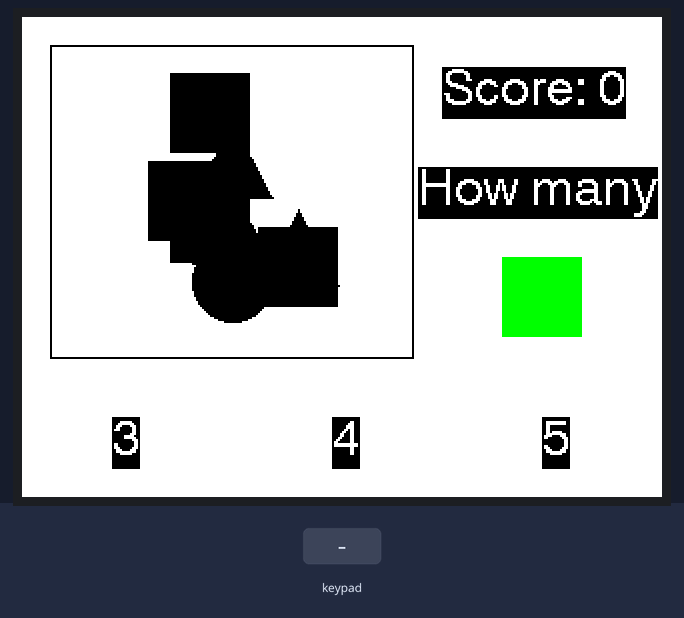
Bench run of a sketch on a simulated ESP32. Parts: 320×240 colour display. The inputs (shaded band) are chosen by the test bench. The local clock reads 2024-03-15 10:24:30 at power-on unless the sketch sets it; random numbers use the default seed unless the sketch sets one.

Above: at 1.5 s.
1.6 s: key 'A' pressed
At 2.8 s:
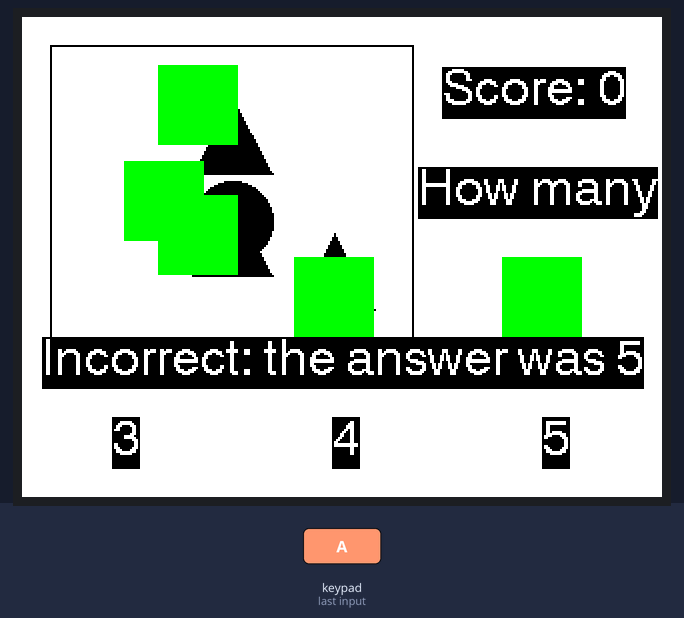
4.6 s: key 'B' pressed
At 5.8 s:
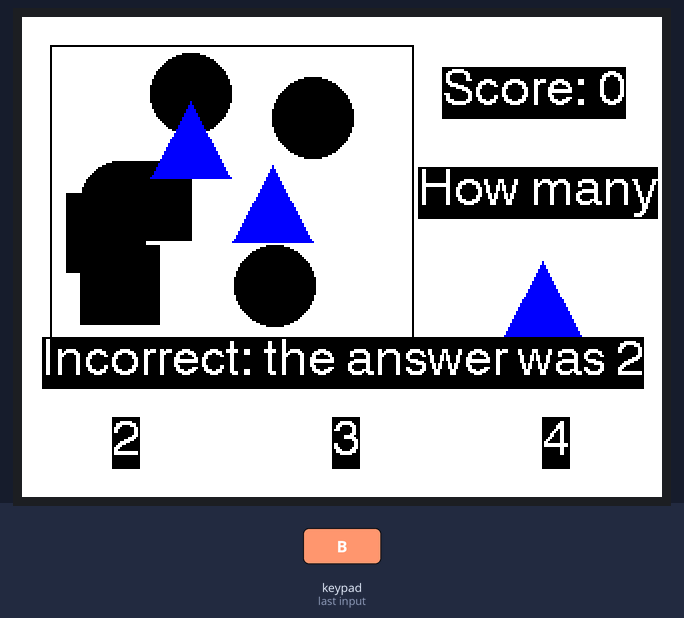
7.5 s: key 'C' pressed
At 8.1 s:
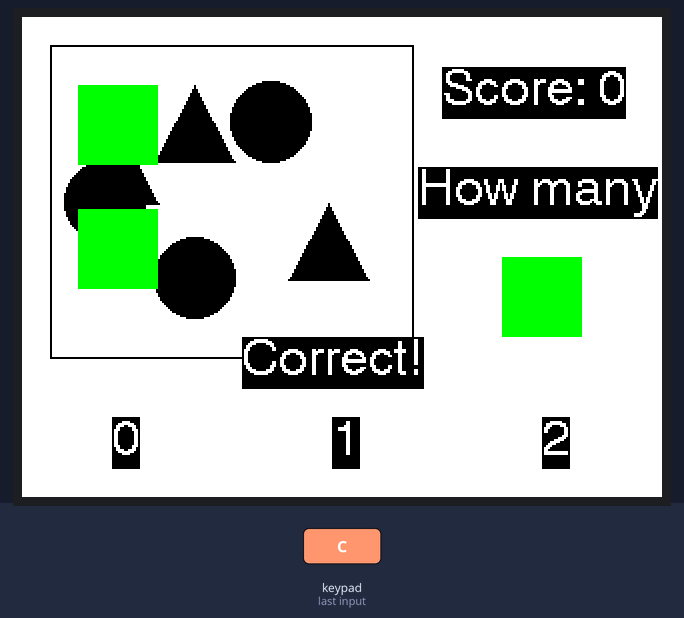
10.5 s: key 'A' pressed
At 11.4 s:
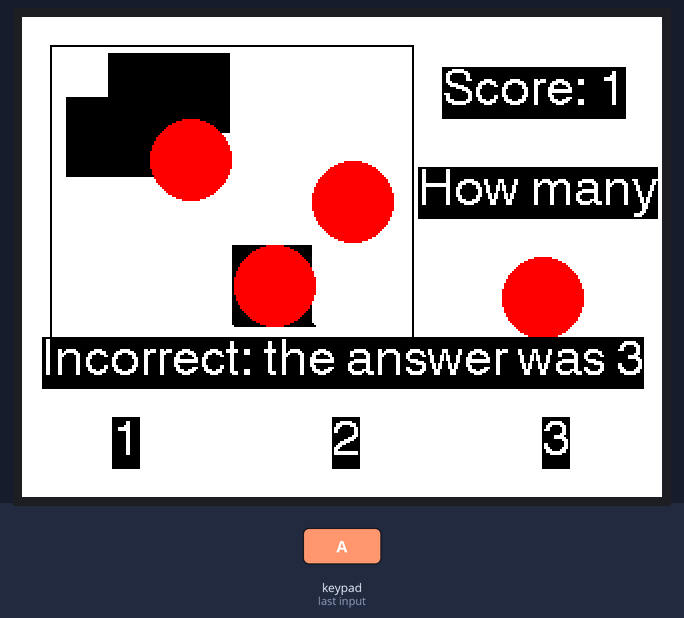
Timing chart, 0 to 13.3 s (numbered marks = the images above; inputs shaded):
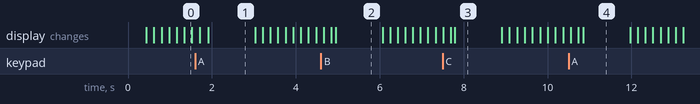

Measured:
- what the display in image 1 shows lasts 1.1 s, from 1.9 s to 3.0 s

The sketch:

FindThisShape.ino
```cpp
//**********************************************************************************//
//** Author: Jaehyeon Kim                                                         **//
//** Date Created: December 8, 2021                                               **//
//** Term Project mini game: find the number of the shape                         **//
//** UH-1000 Computer Programming for Engineers, NYUAD                            **//
//**********************************************************************************//

#include <M5Core2.h>

//Declare variables.
int boxX = 15;
int boxY = 15;
int boxWidth = 180;
int boxHeight = 155;
int score = 0;
int answer;
int answerButton;
int answerShape;
int option1;
int option2;
int option3;
const int shapeCount = 9;
RTC_TimeTypeDef TimeStruct;

//Class of shape for objects that will move around inside the box
class Shape {
  private:
    int x = boxX + boxWidth / 2;                  //x coordinate
    int y = boxY + boxHeight / 2;                 //y coordinate
    int vx;                                       //x vector
    int vy;                                       //y vector
    int shape;                                    //shape id
  public:
    Shape() {}
    Shape(int num) {
      shape = num;
      vx = int(random(-15, 15));                  //Set random x vector.
      vy = int(random(-15, 15));                  //Set random y vector.
      checkSpeed();                               //Check if the velocity is valid.
    }
    int getShape(){
      return shape;
    }
    void checkSpeed() {
      bool check = false;
      if (vx == 0 && vy == 0){                    //Reset vectors if velocity is 0.
        check = true;                             //Check the velocity again.
        vx = int(random(-15, 15));
        vy = int(random(-15, 15));
      }
      if (vx*vx + vy*vy < score*score or vx*vx + vy*vy > (score+5)*(score+5)) {
        check = true;                             //Reset vectors if velocity is less than score
        vx = int(random(-15, 15));                //or is greater than score + 5.
        vy = int(random(-15, 15));                //This makes sure that the velocity increases with the score.
      }
      if (check){
        checkSpeed();                             //Check the velocity again if it has been resetted.
      }
    }
    void moveShape() {                            //Update the coordinates and draw the shape.
      x += vx;                                    //Add the vectors to coordinates.
      y += vy;
      if (x<boxX+19 or x>boxX + boxWidth-29) {    //If the shape hits the left/right edge of the box
        vx *= -1;                                 //reverse the x direction.
        x += vx;
      }
      if (y<boxY+19 or y>boxY + boxHeight-29){    //If the shape hits the top/bottom edge of the box
        vy *= -1;                                 //reverse the y direction.
        y += vy;
      }
      switch (shape) {                            //Draw the shape at the new coordinates according to the shape id (Paint it black to hide colors).
        case 0:                                   //Shape id 0 : Circle
          M5.Lcd.fillCircle(x, y, 20, BLACK);
          break;
        case 1:                                   //Shape id 1 : Square
          M5.Lcd.fillRect(x-20, y-20, 40, 40, BLACK);
          break;
        default:                                  //Shape id 2 : Triangle
          M5.Lcd.fillTriangle(x-20, y+20, x+20, y+20, x, y-17.5, BLACK);
      }
    }
    void reveal() {                               //Reveal the color of the shape.
      switch (shape) {                            //Draw the colored shape on the same position so that it covers the original black shape.
        case 0:                                   //Shape id 0 : Circle
          M5.Lcd.fillCircle(x, y, 20, RED);
          break;
        case 1:                                   //Shape id 1 : Square
          M5.Lcd.fillRect(x-20, y-20, 40, 40, GREEN);
          break;
        default:                                  //Shape id 2 : Triangle
          M5.Lcd.fillTriangle(x-20, y+20, x+20, y+20, x, y-17.5, BLUE);
      }
    }
};

Shape shapes[shapeCount];

//Set a new answer.
void setAnswer() {
  answer = int(random(2, 6));                     //Answer: how many shapes are there?
  answerShape = int(random(0, 3));                //What shape should we find?
  answerButton = int(random(0, 3));               //What button is the answer?

  if (answerButton == 0) {                        //If the first button is the answer
    option1 = answer;
    option2 = option1 + 1;
    option3 = option2 + 1;
  } else if (answerButton == 1) {                 //If the second button is the answer:
    option2 = answer;
    option1 = option2 - 1;
    option3 = option2 + 1;
  } else {                                        //If the third button is the answer:
    option3 = answer;
    option2 = option3 - 1;
    option1 = option2 - 1;
  }
  for (int i = 0; i < answer; i++) {              //Create the 'answer' amount of answer shapes
    shapes[i] = Shape(answerShape);
  }
  for (int i = 0; i < shapeCount - answer; i++) { //Create other shapes (random, but not the 'answer') so that the number of shapes is 'shapeCount' in total
    int other = int(random(0,3));
    if (other != answerShape) {
      shapes[i + answer] = Shape(other);
    } else {
      i--;
    }
  }
}

//Update the screen upon startup or when a button is pressed.
void updateScreen(int choice) {
  M5.Rtc.GetTime(&TimeStruct);                    //Get the current time.

  if (choice == answer) {                         //If the user inputs correct answer:
    score++;                                      //Increment the score.
    M5.Lcd.drawString("Correct!", 110, 160, 4);
    for (int i = 0; i < shapeCount; i++) {        //Reveal the answer shapes.
      if (shapes[i].getShape() == answerShape){
        shapes[i].reveal();
      }
    }
    setAnswer();                                  //Set a new answer and start the next quiz after one second.
    delay(1000);
  } else if (choice != 0) {                       //If the user inputs incorrect answer:
    M5.Lcd.drawString("Incorrect: the answer was " + String(answer), 10, 160, 4);
    for (int i = 0; i < shapeCount; i++) {        //Reveal the answer shapes.
      if (shapes[i].getShape() == answerShape){
        shapes[i].reveal();
      }
    }
    setAnswer();                                  //Set a new answer and start the next quiz after one second.
    delay(1000);
  }                                               //If there is no answer input (choice is zero), it means the program is on its startup, so do not execute the code.

  if (score == 10){                               //Print the timestamp and end the program when the user reaches the score 10.
    int minutes = TimeStruct.Hours*60 + TimeStruct.Minutes;
    int seconds = TimeStruct.Seconds;
    M5.Lcd.drawString("Finished!", 100, 160, 4);
    delay(1500);
    M5.Lcd.drawString("Elapsed time: " + String(minutes) + ":" + String(seconds), 50, 160, 4);
    delay(3000);
    M5.Axp.PowerOff();
  }

  M5.Lcd.clear(WHITE);                                              //If the program is not ended, start a new quiz.
  M5.Lcd.drawRect(boxX-1, boxY-1, boxWidth+2, boxHeight+2, BLACK);  //Draw the box in which the shapes will move around.
  M5.Lcd.fillRect(boxX, boxY, boxWidth, boxHeight, WHITE);          //Paint the box white.
  M5.Lcd.drawString("Score: " + String(score), 210, 25, 4);         //Print the current score.
  M5.Lcd.drawString("How many", 198, 75, 4);
  switch (answerShape) {                                            //Draw the answer shape.
    case 0:
      M5.Lcd.fillCircle(260, 140, 20, RED);
      break;
    case 1:
      M5.Lcd.fillRect(260 - 20, 140 - 20, 40, 40, GREEN);
      break;
    default:
      M5.Lcd.fillTriangle(260 - 20, 140 + 20, 260 + 20, 140 + 20, 260, 140 - 17.5, BLUE);
  }
  M5.Lcd.drawNumber(option1, 45, 200, 4);                           //Print the answer options above each buttons.
  M5.Lcd.drawNumber(option2, 155, 200, 4);
  M5.Lcd.drawNumber(option3, 260, 200, 4);
}

// Initialize the program.
void setup() {
  M5.begin();                       //Init M5Core2.
  M5.Lcd.fillScreen(WHITE);
  M5.Rtc.begin();
  TimeStruct.Hours   = 0;           //Set the time of the real-time clock structure.
  TimeStruct.Minutes = 0;
  TimeStruct.Seconds = 0;
  M5.Rtc.SetTime(&TimeStruct);
  setAnswer();                      //Setup answer.
  updateScreen(0);                  //Update screen according to answer.
}

// After the program in setup() runs, it runs the program in loop().
// The loop() function is an infinite loop in which the program runs repeatedly.
void loop() {
  M5.update();                      //Read the press state of the key.

  delay(50);

  M5.Lcd.fillRect(boxX, boxY, boxWidth, boxHeight, WHITE);  //Move the shapes around inside the box
  for (int i = 0; i < shapeCount; i++) {                    //by filling the box white and drawing each shapes at their new coordinates.
    shapes[i].moveShape();
  }
  if (M5.BtnA.wasReleased()) {                              //Update screen with a relative parameter upon a button press input.
    updateScreen(option1);
  } else if (M5.BtnB.wasReleased()) {
    updateScreen(option2);
  } else if (M5.BtnC.wasReleased()) {
    updateScreen(option3);
  }
}
```
